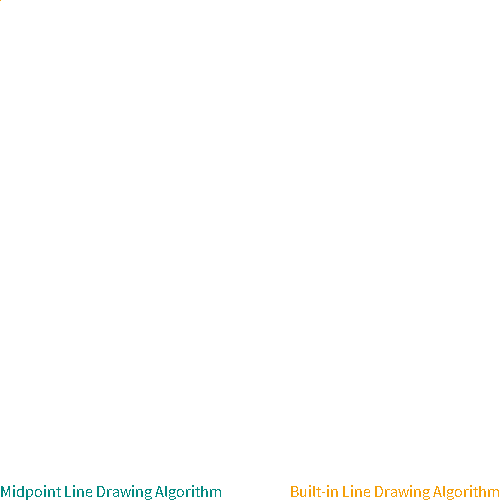
Frame 1 (no input)
Frame 60 (the mouse pressed at the canvas centre just before this capture): identical to frame 1, image omitted
Frame 120 (the mouse held since frame 60 and released just before this capture): identical to frame 1, image omitted

The Processing sketch that drew this single still picture (run headless with seeded random() and noise(); from frame 60 on, the mouse is pressed at the canvas centre):

// Processing sketch: A2Extern
// ── A2Extern.pde
/// Assignment 2
/// Tessa Power (300633153)
/// A2Extern

/// This sketch demonstrates how a custom DDA (?) line drawing algorithm
/// compares to the built-in line drawing function from Processing.

final color CUSTOM = #048A81;
final color BUILTIN = #F49F0A;

int x0 = 0;
int y0 = 0;
int x1 = 0;
int y1 = 0;
int dx = 10;
int dy = 10;
boolean drawCustomFirst = false;

void setup() {
    size(500, 500);
    textSize(16.0);
    // Make sure to turn off anti-aliasing
    noSmooth();
}

void draw() {
    background(255);

    drawLabels();
    if (drawCustomFirst) {
        drawCustomLine();
        drawBuiltInLine();
    } else {
        drawBuiltInLine();
        drawCustomLine();
    }
}

// -------------------------------------------------------- DRAWING HELPERS --//

void drawLabels() {
    fill(CUSTOM);
    textAlign(LEFT, BOTTOM);
    text("Midpoint Line Drawing Algorithm", 0, 0, width, height);

    fill(BUILTIN);
    textAlign(RIGHT, BOTTOM);
    text("Built-in Line Drawing Algorithm", 0, 0, width, height);
}

void drawBuiltInLine() {
    stroke(BUILTIN);
    line(x0, y0, x1, y1);
}

void drawCustomLine() {
    stroke(CUSTOM);
    // Don't draw anything unless points are min distance away from eachother.
    if (abs(x0 - x1) > 0 || abs(y0 - y1) > 0) {
        midpointLine(x0, y0, x1, y1);
    }
}

//------------------------------------------------------------ MOUSE EVENTS --//

void mouseMoved() {
    x0 = x1 = mouseX;
    y0 = y1 = mouseY;
}

void mouseDragged() {
    x1 = mouseX;
    y1 = mouseY;
}

void mouseReleased() {
    x0 = x1 = mouseX;
    y0 = y1 = mouseY;
}

//--------------------------------------------------------- KEYBOARD EVENTS --//

void keyTyped() {
    if (key == ENTER || key == RETURN) {
        drawCustomFirst = !drawCustomFirst;
    }
}

//----------------------------------------- MIDPOINT LINE DRAWING ALGORITHM --//

void midpointLine(int x0, int y0, int x1, int y1) {
    // Determine quadrant

    float a = -(y1 - y0);
    float b = x1 - x0;
    float c = x0 * y1 - x1 * y0;
    int x = round(x0);
    int y = round((-a * x - c) / b);
    float k = a * (x + 1) + b * (y + 0.5) + c;

    int end = round(x1);

    while (x <= end) {
        point(x, y);

        // TODO: Draw other octants
        if (k > 0) {
            k += a;
        } else {
            k += a + b;
            y += 1;
        }

        x += 1;
    }
}
